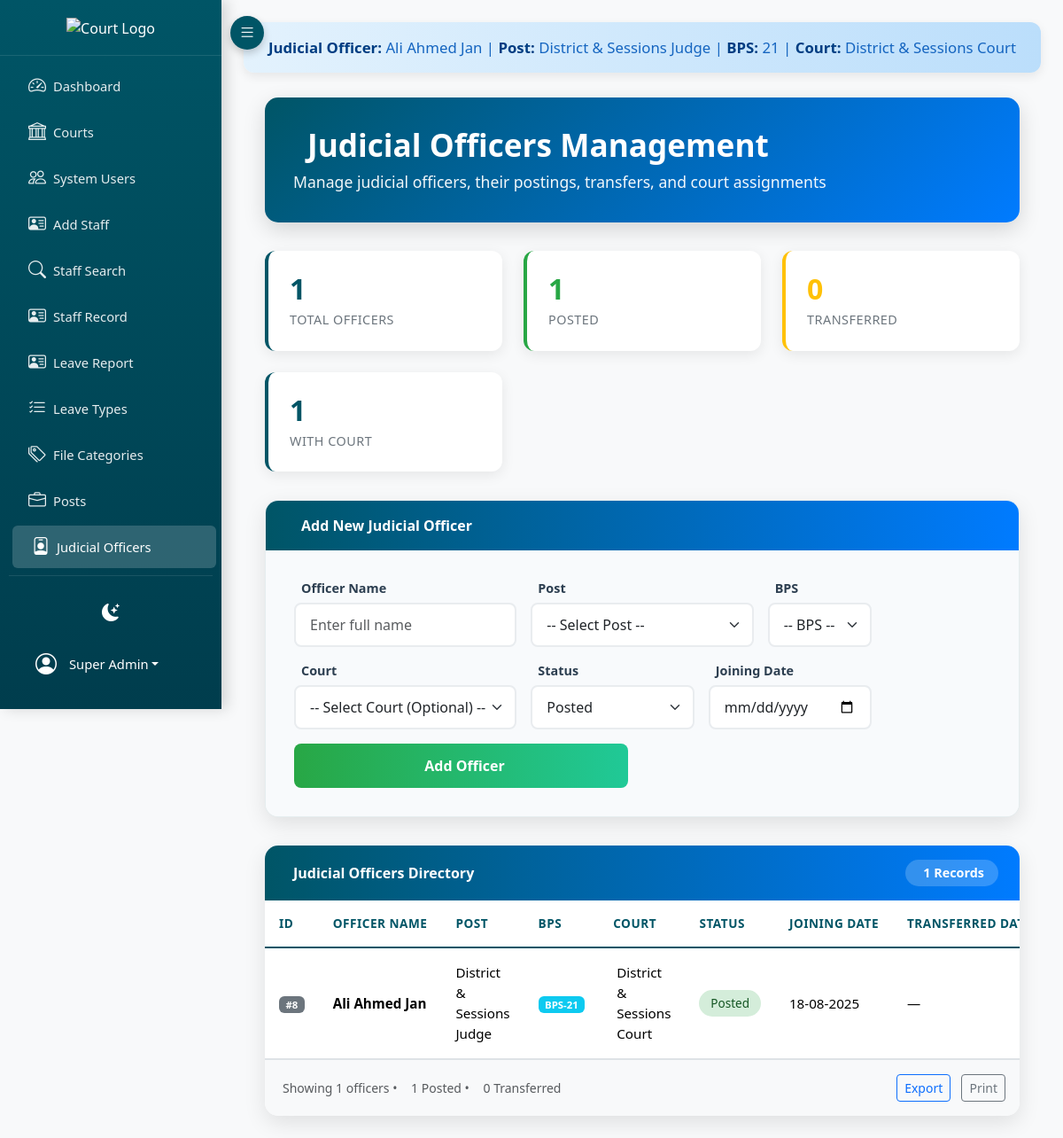
/project_root/index.php?page=judicial_officers (signed in), run on an earlier commit of the app's database.
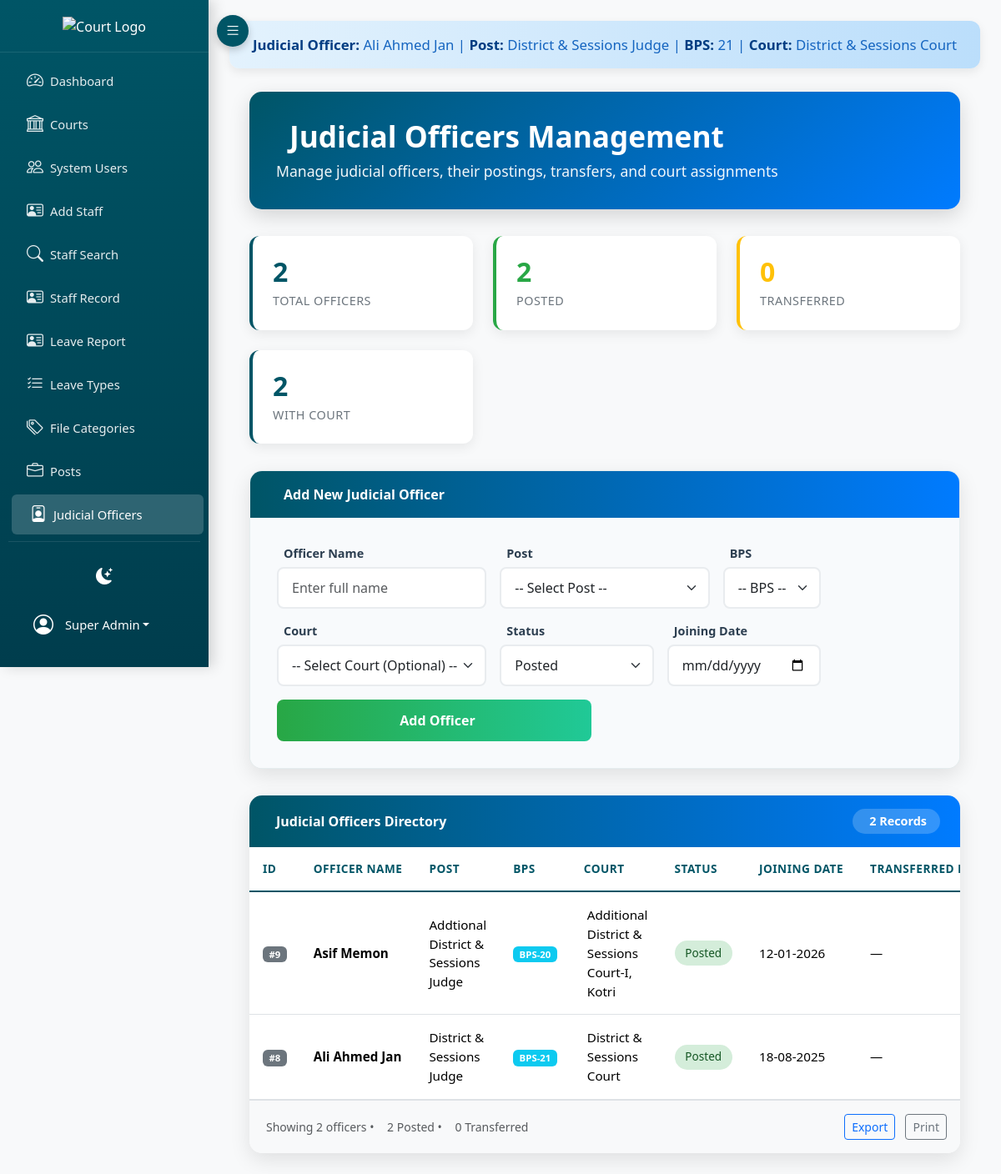
And on a later commit of the database.
### tables this page shows
CREATE TABLE IF NOT EXISTS `judicial_officers` (
  `id` int(11) NOT NULL AUTO_INCREMENT,
  `officer_id` int(11) DEFAULT NULL,
  `post_id` int(11) DEFAULT NULL,
  `name` varchar(255) NOT NULL,
  `post` varchar(255) NOT NULL,
  `bps` varchar(20) NOT NULL,
  `court_id` int(11) DEFAULT NULL,
  `created_at` timestamp NULL DEFAULT CURRENT_TIMESTAMP,
  `status` varchar(50) DEFAULT 'Posted',
  `joining_date` date DEFAULT NULL,
  `transferred_date` date DEFAULT NULL,
  `district_id` int(11) DEFAULT NULL,
  `transferred_district` varchar(255) DEFAULT NULL,
  PRIMARY KEY (`id`),
  KEY `court_id` (`court_id`),
  KEY `fk_district` (`district_id`),
  KEY `fk_post` (`post_id`),
  KEY `fk_officer` (`officer_id`)
);

CREATE TABLE IF NOT EXISTS `courts` (
  `id` int(11) NOT NULL AUTO_INCREMENT,
  `name` varchar(255) NOT NULL,
  `district` varchar(255) DEFAULT NULL,
  `taluka` varchar(255) DEFAULT NULL,
  PRIMARY KEY (`id`)
);

### backend/views/judicial_officers.php (the view, shortened to what the changed rows need)
<?php
$success = $error = null;
try {
    $officers = $pdo->query("
        SELECT jo.*, c.name AS court_name
        FROM judicial_officers jo
        LEFT JOIN courts c ON jo.court_id = c.id
        ORDER BY jo.id DESC
    ")->fetchAll(PDO::FETCH_ASSOC);
} catch (Exception $e) {
    $officers = [];
    $error = $error ?: ("Failed to load officers: " . htmlspecialchars($e->getMessage()));
}
$stats = [
    'total' => count($officers),
    'posted' => 0,
    'transferred' => 0,
    'with_court' => 0
];
foreach ($officers as $o) {
    if ($o['status'] === 'Posted') $stats['posted']++;
    if (!empty($o['court_id'])) $stats['with_court']++;
}
$editOfficer = null;
include __DIR__ . '/header.php';
?>
<div class="container-fluid mt-4">
    <div class="page-title">
        <h2><i class="fas fa-gavel me-3"></i>Judicial Officers Management</h2>
        <p>Manage judicial officers, their postings, transfers, and court assignments</p>
    </div>
    <div class="stats-grid">
        <div class="stat-card">
            <div class="stat-value"><?= $stats['total'] ?></div>
            <div class="stat-label">Total Officers</div>
        </div>
        <div class="stat-card posted">
            <div class="stat-value"><?= $stats['posted'] ?></div>
            <div class="stat-label">Posted</div>
        </div>
        <div class="stat-card transferred">
            <div class="stat-value"><?= $stats['transferred'] ?></div>
            <div class="stat-label">Transferred</div>
        </div>
        <div class="stat-card">
            <div class="stat-value"><?= $stats['with_court'] ?></div>
            <div class="stat-label">With Court</div>
        </div>
    </div>
    <div class="form-card">
        <div class="form-header">
            <span><?= $editOfficer ? 'Edit Judicial Officer' : 'Add New Judicial Officer' ?></span>
        </div>
        <div class="form-body">
            <form method="post" class="row g-3">
                <div class="col-md-4">
                    <label class="form-label"><i class="fas fa-user-tie"></i> Officer Name</label>
                    <input type="text" name="name" class="form-control" placeholder="Enter full name"
                           value="<?= htmlspecialchars($editOfficer['name'] ?? '') ?>" required>
                </div>
                <div class="col-md-4">
                    <label class="form-label"><i class="fas fa-briefcase"></i> Post</label>
                    <select name="post" class="form-select" required>
                        <option value="">-- Select Post --</option>
                    </select>
                </div>
                <div class="col-md-2">
                    <label class="form-label"><i class="fas fa-layer-group"></i> BPS</label>
                    <select name="bps" class="form-select" required>
                        <option value="">-- BPS --</option>
                    </select>
                </div>
                <div class="col-md-4">
                    <label class="form-label"><i class="fas fa-building"></i> Court</label>
                    <select name="court_id" class="form-select">
                        <option value="">-- Select Court (Optional) --</option>
                    </select>
                </div>
                <div class="col-md-3">
                    <label class="form-label"><i class="fas fa-info-circle"></i> Status</label>
                    <select name="status" id="status" class="form-select" required>
                        <?php $st = $editOfficer['status'] ?? 'Posted'; ?>
                        <option value="Posted" <?= ($st === 'Posted') ? 'selected' : '' ?>>Posted</option>
                    </select>
                </div>
                <div class="col-md-3">
                    <label class="form-label"><i class="fas fa-calendar-plus"></i> Joining Date</label>
                    <input type="date" name="joining_date" class="form-control"
                           value="<?= htmlspecialchars($editOfficer['joining_date'] ?? '') ?>"
                           placeholder="Joining Date">
                </div>
                <div class="col-md-6 d-flex align-items-end">
                    <div class="row w-100 g-2">
                        <div class="col">
                            <button type="submit" class="btn <?= $editOfficer ? 'btn-update' : 'btn-submit' ?>">
                                <?= $editOfficer ? 'Update Officer' : 'Add Officer' ?>
                            </button>
                        </div>
                    </div>
                </div>
            </form>
        </div>
    </div>
    <div class="table-container">
        <div class="table-header">
            <span>
                Judicial Officers Directory
            </span>
            <span class="badge">
                <?= count($officers) ?> Records
            </span>
        </div>
        <div class="table-responsive">
            <table class="table table-hover align-middle">
                <thead>
                    <tr>
                        <th>ID</th>
                        <th>Officer Name</th>
                        <th>Post</th>
                        <th>BPS</th>
                        <th>Court</th>
                        <th>Status</th>
                        <th>Joining Date</th>
                        <th>Transferred Date</th>
                    </tr>
                </thead>
                <tbody>
                    <?php if (empty($officers)): ?>
                        <tr>
                            <td colspan="11" class="text-center py-5">
                                <i class="fas fa-user-slash fa-4x text-muted mb-3"></i>
                                <h5 class="text-muted">No Judicial Officers Found</h5>
                                <p class="text-muted">Add your first judicial officer using the form above.</p>
                            </td>
                        </tr>
                    <?php else: ?>
                        <?php foreach ($officers as $o): ?>
                            <tr>
                                <td><span class="badge bg-secondary">#<?= (int)$o['id'] ?></span></td>
                                <td>
                                    <strong><?= htmlspecialchars($o['name'] ?? '') ?></strong>
                                </td>
                                <td><?= htmlspecialchars($o['post'] ?? '') ?></td>
                                <td><span class="badge bg-info">BPS-<?= htmlspecialchars($o['bps'] ?? '') ?></span></td>
                                <td>
                                    <?php if (!empty($o['court_name'])): ?>
                                        <span class="d-flex align-items-center gap-1">
                                            <?= htmlspecialchars($o['court_name']) ?>
                                        </span>
                                    <?php else: ?>
                                        <span class="text-muted">—</span>
                                    <?php endif; ?>
                                </td>
                                <td>
                                    <span class="status-badge <?= $o['status'] === 'Posted' ? 'status-posted' : 'status-transferred' ?>">
                                        <?= htmlspecialchars($o['status'] ?? 'Posted') ?>
                                    </span>
                                </td>
                                <td><?= !empty($o['joining_date']) ? date('d-m-Y', strtotime($o['joining_date'])) : '—' ?></td>
                                <td><?= !empty($o['transferred_date']) ? date('d-m-Y', strtotime($o['transferred_date'])) : '—' ?></td>
                            </tr>
                        <?php endforeach; ?>
                    <?php endif; ?>
                </tbody>
            </table>
        </div>
        <?php if (!empty($officers)): ?>
        <div class="p-3 bg-light border-top d-flex justify-content-between align-items-center">
            <div class="text-muted small">
                Showing <?= count($officers) ?> officers •
                <i class="fas fa-check-circle ms-2 me-1 text-success"></i><?= $stats['posted'] ?> Posted •
                <i class="fas fa-exchange-alt ms-2 me-1 text-warning"></i><?= $stats['transferred'] ?> Transferred
            </div>
            <div>
                <button class="btn btn-sm btn-outline-primary" onclick="exportToExcel()">
                    <i class="fas fa-file-excel"></i> Export
                </button>
                <button class="btn btn-sm btn-outline-secondary ms-2" onclick="window.print()">
                    <i class="fas fa-print"></i> Print
                </button>
            </div>
        </div>
        <?php endif; ?>
    </div>
</div>
<?php include __DIR__ . '/footer.php'; ?>

### backend/views/header.php (shortened to what the changed rows need)
<?php if (!isset($_SESSION)) session_start();
$user = $_SESSION['user'] ?? null;
$isAdmin = $user && (($user['role'] ?? '') === 'admin');
$judicialInfo = null;
if ($isAdmin && isset($pdo)) {
    try {
        $stmt = $pdo->prepare("
            SELECT jo.name AS officer_name,
                   jo.post AS officer_post,
                   jo.bps AS officer_bps,
                   c.name AS court_name
            FROM judicial_officers jo
            LEFT JOIN courts c ON c.id = jo.court_id
            WHERE jo.post = 'District & Sessions Judge'
              AND jo.status = 'Posted'
            LIMIT 1
        ");
        $stmt->execute();
        $judicialInfo = $stmt->fetch(PDO::FETCH_ASSOC);
    } catch (Throwable $e) {
    }
}
$currentPage = $_GET['page'] ?? 'dashboard';
?>
<!DOCTYPE html>
<html lang="en" data-bs-theme="light">
<head>
    <link href="https://cdn.jsdelivr.net/npm/bootstrap@5.3.2/dist/css/bootstrap.min.css" rel="stylesheet">
    <link href="https://cdn.jsdelivr.net/npm/bootstrap-icons@1.11.3/font/bootstrap-icons.min.css" rel="stylesheet">
</head>
<body>
<div class="sidebar" id="sidebar">
    <div class="logo">
        <img src="../assets/images/DC-LOGO.png" alt="Court Logo">
    </div>
    <div class="menu-scroll">
        <nav class="nav flex-column">
            <a href="?page=dashboard" class="nav-link <?= $currentPage === 'dashboard' ? 'active' : '' ?>">
                <i class="bi bi-speedometer2"></i>
                <span class="nav-text">Dashboard</span>
            </a>
            <?php if ($isAdmin): ?>
            <a href="?page=courts" class="nav-link <?= in_array($currentPage, ['courts']) ? 'active' : '' ?>">
                <i class="bi bi-bank"></i>
                <span class="nav-text">Courts</span>
            </a>
            <a href="?page=employees" class="nav-link <?= in_array($currentPage, ['employees']) ? 'active' : '' ?>">
                <i class="bi bi-people"></i>
                <span class="nav-text">System Users</span>
            </a>
            <a href="?page=employee_details" class="nav-link <?= in_array($currentPage, ['employee_details']) ? 'active' : '' ?>">
                <i class="bi bi-person-vcard"></i>
                <span class="nav-text">Add Staff</span>
            </a>
            <a href="?page=employee_search" class="nav-link <?= in_array($currentPage, ['employee_search', 'employee_profile']) ? 'active' : '' ?>">
                <i class="bi bi-search"></i>
                <span class="nav-text">Staff Search</span>
            </a>
            <a href="?page=files" class="nav-link <?= in_array($currentPage, ['files']) ? 'active' : '' ?>">
                <i class="bi bi-person-vcard"></i>
                <span class="nav-text">Staff Record</span>
            </a>
            <a href="?page=casual_leave_report" class="nav-link <?= in_array($currentPage, ['casual_leave_report']) ? 'active' : '' ?>">
                <i class="bi bi-person-vcard"></i>
                <span class="nav-text">Leave Report </span>
            </a>
            <a href="?page=leave_types" class="nav-link <?= in_array($currentPage, ['leave_types']) ? 'active' : '' ?>">
                <i class="bi bi-list-check"></i>
                <span class="nav-text">Leave Types</span>
            </a>
            <a href="?page=file_categories" class="nav-link <?= in_array($currentPage, ['file_categories']) ? 'active' : '' ?>">
                <i class="bi bi-tags"></i>
                <span class="nav-text">File Categories</span>
            </a>
            <a href="?page=posts" class="nav-link <?= in_array($currentPage, ['posts']) ? 'active' : '' ?>">
                <i class="bi bi-briefcase"></i>
                <span class="nav-text">Posts</span>
            </a>
            <a href="?page=judicial_officers" class="nav-link <?= in_array($currentPage, ['judicial_officers']) ? 'active' : '' ?>">
                <i class="bi bi-person-badge"></i>
                <span class="nav-text">Judicial Officers</span>
            </a>
            <?php endif; ?>
        </nav>
    </div>
    <div class="user-section">
        <div class="dark-toggle" id="darkToggle" title="Toggle Dark Mode">
            <i class="bi bi-moon-stars-fill" id="darkIcon"></i>
        </div>
        <div class="dropdown">
            <a class="nav-link dropdown-toggle text-white d-flex align-items-center px-0" href="#" role="button" data-bs-toggle="dropdown">
                <i class="bi bi-person-circle fs-4 me-2"></i>
                <span class="nav-text"><?= htmlspecialchars($user['name'] ?? 'User') ?></span>
            </a>
        </div>
    </div>
</div>
<button class="toggle-btn" id="toggleBtn">
    <i class="bi bi-list"></i>
</button>
<div class="main-content" id="mainContent">
    <?php if ($isAdmin && $judicialInfo): ?>
    <div class="judicial-bar">
        <strong>Judicial Officer:</strong> <?= htmlspecialchars($judicialInfo['officer_name']) ?> |
        <strong>Post:</strong> <?= htmlspecialchars($judicialInfo['officer_post']) ?> |
        <strong>BPS:</strong> <?= htmlspecialchars($judicialInfo['officer_bps']) ?> |
        <strong>Court:</strong> <?= htmlspecialchars($judicialInfo['court_name'] ?? 'District & Sessions Court Jamshoro') ?>
    </div>
    <?php endif; ?>
    <div class="container-fluid">

What changed in the data, as far as the page shows it:
added judicial_officers: id "9", name "Asif Memon", post "Addtional District & Sessions Judge", bps "20", court.name "Additional District & Sessions Court-I, Kotri", status "Posted", joining_date "12-01-2026"
Also different on the page:
$stats['total']: "1" → "2"
$stats['posted']: "1" → "2"
$stats['with_court']: "1" → "2"
count($officers): "1" → "2"
